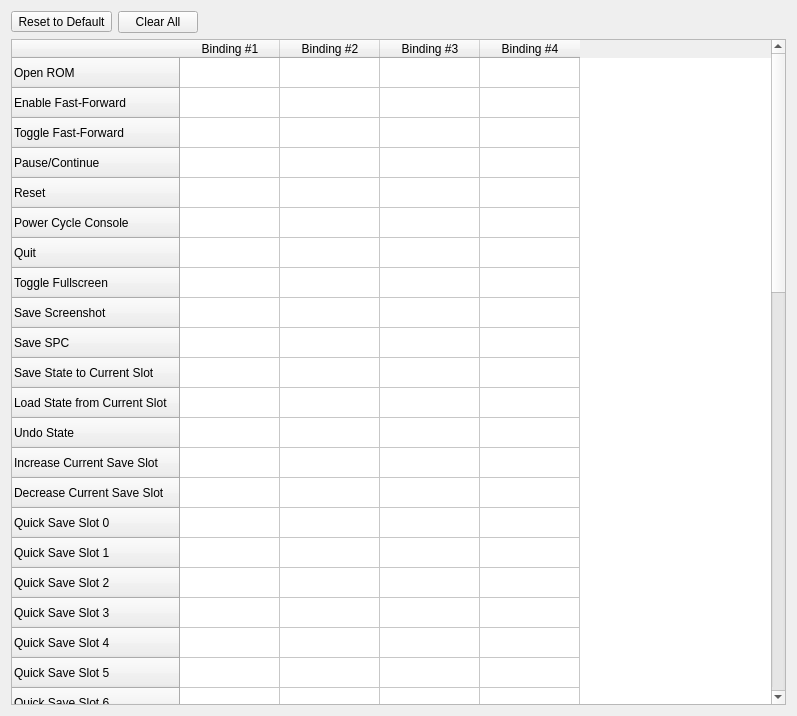
<?xml version="1.0" encoding="UTF-8"?>
<ui version="4.0">
 <class>ShortcutsPanel</class>
 <widget class="QWidget" name="ShortcutsPanel">
  <property name="geometry">
   <rect>
    <x>0</x>
    <y>0</y>
    <width>797</width>
    <height>716</height>
   </rect>
  </property>
  <property name="windowTitle">
   <string>Form</string>
  </property>
  <layout class="QVBoxLayout" name="verticalLayout">
   <item>
    <layout class="QHBoxLayout" name="horizontalLayout">
     <item>
      <widget class="QToolButton" name="toolButton_reset_to_default">
       <property name="text">
        <string>Reset to Default</string>
       </property>
      </widget>
     </item>
     <item>
      <widget class="QPushButton" name="pushButton_clear_all">
       <property name="text">
        <string>Clear All</string>
       </property>
      </widget>
     </item>
     <item>
      <spacer name="horizontalSpacer">
       <property name="orientation">
        <enum>Qt::Horizontal</enum>
       </property>
       <property name="sizeHint" stdset="0">
        <size>
         <width>40</width>
         <height>20</height>
        </size>
       </property>
      </spacer>
     </item>
    </layout>
   </item>
   <item>
    <widget class="QTableWidget" name="tableWidget_shortcuts">
     <property name="sizePolicy">
      <sizepolicy hsizetype="Expanding" vsizetype="Expanding">
       <horstretch>0</horstretch>
       <verstretch>0</verstretch>
      </sizepolicy>
     </property>
     <property name="whatsThis">
      <string>&lt;html&gt;&lt;head/&gt;&lt;body&gt;&lt;p&gt;This box lists application shortcuts. There are 4 slots, so you can assign 4 different keys or buttons to one function.&lt;/p&gt;&lt;p&gt;To set a binding, click a box or highlight it with the keyboard and press Enter/Return. The box will show three dots &amp;quot;...&amp;quot;. Press the desired key or gamepad button to assign it to that box. The Escape key will clear the box.&lt;/p&gt;&lt;/body&gt;&lt;/html&gt;</string>
     </property>
     <row>
      <property name="text">
       <string>Open ROM</string>
      </property>
     </row>
     <row>
      <property name="text">
       <string>Enable Fast-Forward</string>
      </property>
     </row>
     <row>
      <property name="text">
       <string>Toggle Fast-Forward</string>
      </property>
     </row>
     <row>
      <property name="text">
       <string>Pause/Continue</string>
      </property>
     </row>
     <row>
      <property name="text">
       <string>Reset</string>
      </property>
     </row>
     <row>
      <property name="text">
       <string>Power Cycle Console</string>
      </property>
     </row>
     <row>
      <property name="text">
       <string>Quit</string>
      </property>
     </row>
     <row>
      <property name="text">
       <string>Toggle Fullscreen</string>
      </property>
     </row>
     <row>
      <property name="text">
       <string>Save Screenshot</string>
      </property>
     </row>
     <row>
      <property name="text">
       <string>Save SPC</string>
      </property>
     </row>
     <row>
      <property name="text">
       <string>Save State to Current Slot</string>
      </property>
     </row>
     <row>
      <property name="text">
       <string>Load State from Current Slot</string>
      </property>
     </row>
     <row>
      <property name="text">
       <string>Undo State</string>
      </property>
     </row>
     <row>
      <property name="text">
       <string>Increase Current Save Slot</string>
      </property>
     </row>
     <row>
      <property name="text">
       <string>Decrease Current Save Slot</string>
      </property>
     </row>
     <row>
      <property name="text">
       <string>Quick Save Slot 0</string>
      </property>
     </row>
     <row>
      <property name="text">
       <string>Quick Save Slot 1</string>
      </property>
     </row>
     <row>
      <property name="text">
       <string>Quick Save Slot 2</string>
      </property>
     </row>
     <row>
      <property name="text">
       <string>Quick Save Slot 3</string>
      </property>
     </row>
     <row>
      <property name="text">
       <string>Quick Save Slot 4</string>
      </property>
     </row>
     <row>
      <property name="text">
       <string>Quick Save Slot 5</string>
      </property>
     </row>
     <row>
      <property name="text">
       <string>Quick Save Slot 6</string>
      </property>
     </row>
     <row>
      <property name="text">
       <string>Quick Save Slot 7</string>
      </property>
     </row>
     <row>
      <property name="text">
       <string>Quick Save Slot 8</string>
      </property>
     </row>
     <row>
      <property name="text">
       <string>Quick Save Slot 9</string>
      </property>
     </row>
     <row>
      <property name="text">
       <string>Quick Load Slot 0</string>
      </property>
     </row>
     <row>
      <property name="text">
       <string>Quick Load Slot 1</string>
      </property>
     </row>
     <row>
      <property name="text">
       <string>Quick Load Slot 2</string>
      </property>
     </row>
     <row>
      <property name="text">
       <string>Quick Load Slot 3</string>
      </property>
     </row>
     <row>
      <property name="text">
       <string>Quick Load Slot 4</string>
      </property>
     </row>
     <row>
      <property name="text">
       <string>Quick Load Slot 5</string>
      </property>
     </row>
     <row>
      <property name="text">
       <string>Quick Load Slot 6</string>
      </property>
     </row>
     <row>
      <property name="text">
       <string>Quick Load Slot 7</string>
      </property>
     </row>
     <row>
      <property name="text">
       <string>Quick Load Slot 8</string>
      </property>
     </row>
     <row>
      <property name="text">
       <string>Quick Load Slot 9</string>
      </property>
     </row>
     <row>
      <property name="text">
       <string>Rewind</string>
      </property>
     </row>
     <row>
      <property name="text">
       <string>Grab Mouse</string>
      </property>
     </row>
     <row>
      <property name="text">
       <string>Swap Controllers 1 and 2</string>
      </property>
     </row>
     <row>
      <property name="text">
       <string>Toggle BG Layer 0</string>
      </property>
     </row>
     <row>
      <property name="text">
       <string>Toggle BG Layer 1</string>
      </property>
     </row>
     <row>
      <property name="text">
       <string>Toggle BG Layer 2</string>
      </property>
     </row>
     <row>
      <property name="text">
       <string>Toggle BG Layer 3</string>
      </property>
     </row>
     <row>
      <property name="text">
       <string>Toggle Sprites</string>
      </property>
     </row>
     <row>
      <property name="text">
       <string>Change Backdrop Color</string>
      </property>
     </row>
     <row>
      <property name="text">
       <string>Toggle Sound Channel 1</string>
      </property>
     </row>
     <row>
      <property name="text">
       <string>Toggle Sound Channel 2</string>
      </property>
     </row>
     <row>
      <property name="text">
       <string>Toggle Sound Channel 3</string>
      </property>
     </row>
     <row>
      <property name="text">
       <string>Toggle Sound Channel 4</string>
      </property>
     </row>
     <row>
      <property name="text">
       <string>Toggle Sound Channel 5</string>
      </property>
     </row>
     <row>
      <property name="text">
       <string>Toggle Sound Channel 6</string>
      </property>
     </row>
     <row>
      <property name="text">
       <string>Toggle Sound Channel 7</string>
      </property>
     </row>
     <row>
      <property name="text">
       <string>Toggle Sound Channel 8</string>
      </property>
     </row>
     <row>
      <property name="text">
       <string>Toggle All Sound Channels</string>
      </property>
     </row>
     <row>
      <property name="text">
       <string>Start Recording</string>
      </property>
     </row>
     <row>
      <property name="text">
       <string>Stop Recording</string>
      </property>
     </row>
     <row>
      <property name="text">
       <string>Seek to Frame</string>
      </property>
     </row>
     <column>
      <property name="text">
       <string>Binding #1</string>
      </property>
     </column>
     <column>
      <property name="text">
       <string>Binding #2</string>
      </property>
     </column>
     <column>
      <property name="text">
       <string>Binding #3</string>
      </property>
     </column>
     <column>
      <property name="text">
       <string>Binding #4</string>
      </property>
     </column>
    </widget>
   </item>
  </layout>
 </widget>
 <resources/>
 <connections/>
</ui>
